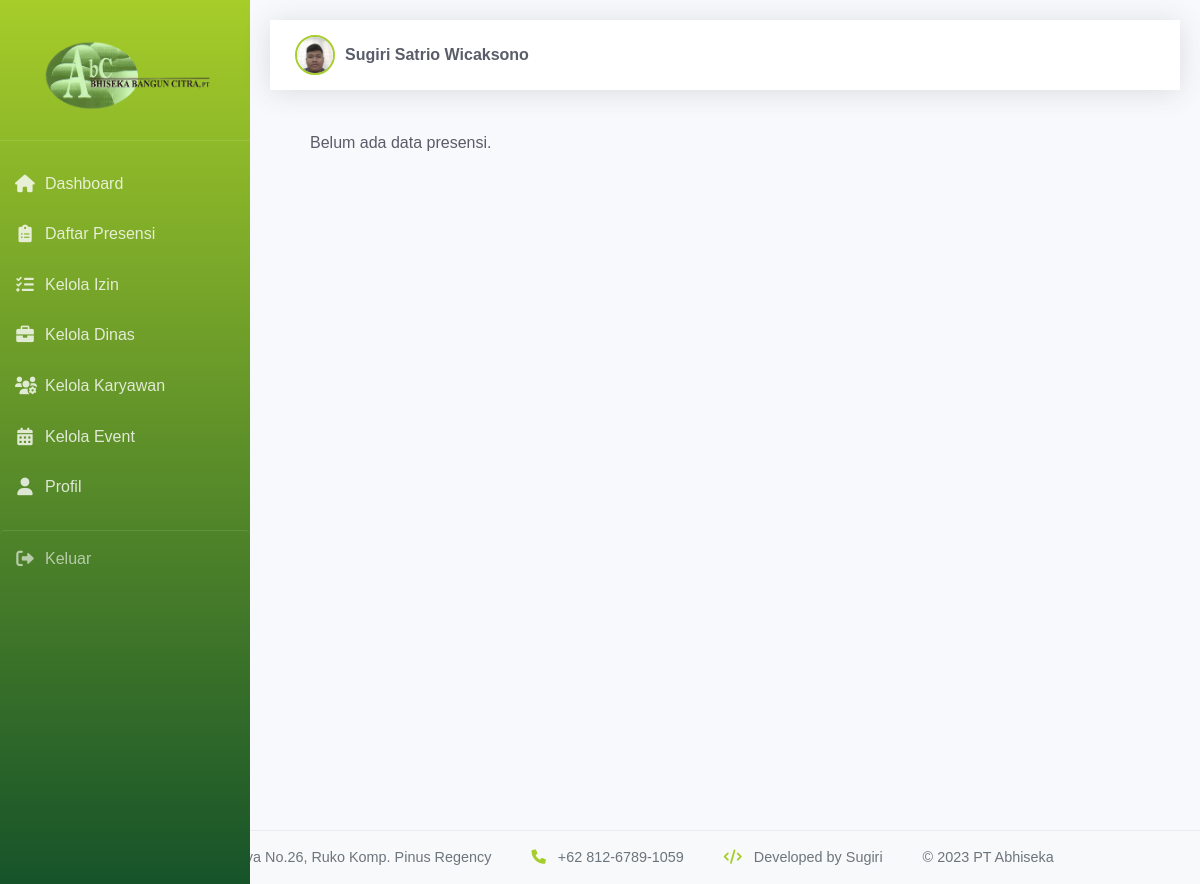
Page /frontend/presensi.php (signed in) on the committed database.
### tables this page shows
CREATE TABLE `pengguna` (
  `id_user` varchar(20) NOT NULL,
  `username` varchar(50) NOT NULL,
  `password` varchar(255) NOT NULL,
  `nama_lengkap` varchar(60) NOT NULL,
  `email` varchar(50) NOT NULL,
  `peran` enum('superadmin','admin','karyawan') NOT NULL DEFAULT 'karyawan',
  `uid` varchar(255) DEFAULT NULL,
  `foto_path` varchar(255) DEFAULT NULL,
  `data_wajah` text DEFAULT NULL COMMENT 'Data wajah untuk face recognition',
  `dibuat_pada` timestamp NOT NULL DEFAULT current_timestamp(),
  `diperbarui_pada` timestamp NOT NULL DEFAULT current_timestamp() ON UPDATE current_timestamp(),
  `status` enum('aktif','nonaktif') DEFAULT 'aktif',
  `verif` int(4) NOT NULL
);

### frontend/presensi.php (the view, shortened to what this page needs)
<?php
require 'config.php';
$peran = $_SESSION['peran'];
$id_user = $_SESSION['id_user'];
$stmt = $pdo->prepare("SELECT * FROM pengguna WHERE id_user = ?");
$stmt->execute([$id_user]);
$user = $stmt->fetch(PDO::FETCH_ASSOC);
$foto_path = !empty($user['foto_path']) ? $user['foto_path'] : '../images/default-profile.jpg';
$current_month = date('m');
$current_year = date('Y');
$stmt = $pdo->prepare("SELECT * FROM presensi
                      WHERE id_user = ?
                      AND MONTH(tanggal_presensi) = ?
                      AND YEAR(tanggal_presensi) = ?
                      ORDER BY tanggal_presensi DESC");
$stmt->execute([$id_user, $current_month, $current_year]);
$presensi = $stmt->fetchAll(PDO::FETCH_ASSOC);
?>
<!DOCTYPE html>
<html lang="id">
<head>
    <link rel="stylesheet" href="https://cdnjs.cloudflare.com/ajax/libs/font-awesome/6.0.0-beta3/css/all.min.css">
    <link rel="stylesheet" href="../css/style.css">
</head>
<body>
    <div class="dashboard-fluid">
        <div class="col-md-3 col-lg-2 sidebar">
            <div class="sidebar-header">
                <img src="../images/Abhiseka.png" alt="Logo Perusahaan" class="heading-image">
            </div>
            <nav class="sidebar-nav">
                <a href="dashboard.php" class="nav-link">
                    <i class="fas fa-home"></i>
                    <span>Dashboard</span>
                </a>
                <?php if ($peran == 'admin' || $peran == 'superadmin'): ?>
                    <a href="daftar_presensi.php" class="nav-link">
                        <i class="fas fa-clipboard-list"></i>
                        <span>Daftar Presensi</span>
                    </a>
                    <a href="kelola_izin.php" class="nav-link">
                        <i class="fas fa-tasks"></i>
                        <span>Kelola Izin</span>
                    </a>
                    <a href="kelola_dinas.php" class="nav-link">
                        <i class="fas fa-briefcase"></i>
                        <span>Kelola Dinas</span>
                    </a>
                <?php endif; ?>
                <?php if ($peran == 'superadmin'): ?>
                    <a href="kelola_karyawan.php" class="nav-link">
                        <i class="fas fa-users-cog"></i>
                        <span>Kelola Karyawan</span>
                    </a>
                    <a href="kelola_event.php" class="nav-link">
                        <i class="fas fa-calendar-alt"></i>
                        <span>Kelola Event</span>
                    </a>
                <?php endif; ?>
                <a href="profil.php" class="nav-link">
                    <i class="fas fa-user"></i>
                    <span>Profil</span>
                </a>
                <a href="logout.php" class="nav-link logout-btn">
                    <i class="fas fa-sign-out-alt"></i>
                    <span>Keluar</span>
                </a>
            </nav>
        </div>
        <div class="main-content">
            <nav class="navbar">
                <div class="navbar-user">
                    <img src="<?= htmlspecialchars($foto_path) ?>" alt="User" class="user-profile">
                    <span><?= htmlspecialchars($user['nama_lengkap']) ?></span>
                </div>
            </nav>
            <div class="content-wrapper">
                    <div class="card-body p-0">
                        <?php if (count($presensi) > 0): ?>
                        <div class="table-responsive">
                            <table class="table table-hover table-striped mb-0 modern-table">
                                <thead>
                                    <tr>
                                        <th>Tanggal</th>
                                        <th>Jam Masuk</th>
                                        <th>Jam Pulang</th>
                                        <th>Status</th>
                                    </tr>
                                </thead>
                                <tbody>
                                    <?php foreach ($presensi as $row): ?>
                                        <tr>
                                            <td data-label="Tanggal"><?= date('d M Y', strtotime($row['tanggal_presensi'])) ?></td>
                                            <td data-label="Jam Masuk">
                                                <?php if (!empty($row['jam_masuk'])): ?>
                                                    <?= date('H:i', strtotime($row['jam_masuk'])) ?>
                                                <?php else: ?>
                                                    <span class="text-muted">-</span>
                                                <?php endif; ?>
                                            </td>
                                            <td data-label="Jam Pulang">
                                                <?php if (!empty($row['jam_pulang'])): ?>
                                                    <?= date('H:i', strtotime($row['jam_pulang'])) ?>
                                                <?php else: ?>
                                                    <span class="text-muted">-</span>
                                                <?php endif; ?>
                                            </td>
                                            <td data-label="status_kehadiran">
<?php
$status = strtolower($row['status_kehadiran']);
switch ($status) {
    case 'hadir':
        $badge_class = 'badge-hadir';
        break;
    case 'izin':
        $badge_class = 'badge-izin';
        break;
    case 'sakit':
        $badge_class = 'badge-sakit';
        break;
    case 'alpa':
        $badge_class = 'badge-alpa';
        break;
    default:
        $badge_class = 'badge-default';
        break;
}
?>
<span class="status-badge <?= $badge_class ?>"><?= ucfirst($row['status_kehadiran']) ?></span>
                                            </td>
                                        </tr>
                                    <?php endforeach; ?>
                                </tbody>
                            </table>
                        </div>
                        <?php else: ?>
                            <p class="text-muted">Belum ada data presensi.</p>
                        <?php endif; ?>
                    </div>
                </div>
            </div>
        </div>
<footer class="flat-footer">
    <div class="footer-content">
        <div class="footer-section">
            <p><i class="fas fa-map-marker-alt"></i> Jl. Pinus Raya No.26, Ruko Komp. Pinus Regency
 </p>
        </div>
        <div class="footer-section">
            <p><i class="fas fa-phone"></i> +62 812-6789-1059</p>
        </div>
        <div class="footer-section">
            <p><i class="fas fa-code"></i> Developed by Sugiri</p>
        </div>
        <div class="footer-section">
            <p>&copy; 2023 PT Abhiseka</p>
        </div>
    </div>
</footer>

### css/style.css (style rules this page uses)
:root { --primary-color: #a6cd29; --primary-dark: #165329; --secondary-color: #f8f9fc; --success-color: #165329; --danger-color: #e74a3b; --warning-color: #f6c23e; --info-color: #a6cd29; --dark-color: #5a5c69; --light-color: #f8f9fc; --border-color: #e3e6f0; }
* { margin: 0; padding: 0; box-sizing: border-box; }
body { font-family: 'Nunito', sans-serif; background-color: var(--secondary-color); color: var(--dark-color); line-height: 1.6; }
a { text-decoration: none; }
.main-content { margin-left: 250px; padding: 20px; transition: all 0.3s; min-height: 100vh; }
.content-wrapper { padding: 20px; }
.sidebar { background: linear-gradient(180deg, var(--primary-color) 0%, var(--primary-dark) 100%); width: 250px; min-height: 100vh; color: white; padding: 20px 0; position: fixed; height: 100%; transition: all 0.3s; }
.sidebar-header { padding: 20px; text-align: center; border-bottom: 1px solid rgba(255, 255, 255, 0.1); }
.sidebar-header img { max-width: 180px; height: auto; margin-bottom: 10px; }
.sidebar-nav { padding: 20px 0; }
.nav-link { display: flex; align-items: center; color: rgba(255, 255, 255, 0.8); margin-bottom: 5px; border-radius: 5px; padding: 10px 15px; transition: all 0.3s; }
.nav-link i { margin-right: 10px; width: 20px; text-align: center; font-size: 1.1rem; }
.logout-btn { color: rgba(255, 255, 255, 0.6) !important; margin-top: 20px; border-top: 1px solid rgba(255, 255, 255, 0.1); padding-top: 15px; }
.navbar { background: white; padding: 15px 25px; display: flex; justify-content: space-between; align-items: center; box-shadow: 0 0.15rem 1.75rem 0 rgba(58, 59, 69, 0.15); position: sticky; top: 0; z-index: 100; }
.navbar-user { display: flex; align-items: center; position: relative; }
.navbar-user img { width: 40px; height: 40px; border-radius: 50%; object-fit: cover; border: 2px solid var(--primary-color); transition: all 0.3s ease; }
.navbar-user span { margin-left: 10px; font-weight: 600; color: var(--dark-color); }
.card-body { padding: 20px; }
.user-profile { width: 40px; height: 40px; border-radius: 50%; object-fit: cover; }
.heading-image { max-width: 250px; height: auto; display: block; margin-left: auto; margin-right: auto; }
.flat-footer { background-color: #f8f9fa; border-top: 1px solid #e9ecef; padding: 15px 0; margin-top: 30px; }
.footer-content { display: flex; flex-wrap: wrap; justify-content: center; align-items: center; gap: 20px 40px; max-width: 1200px; margin: 0 auto; padding: 0 20px; font-size: 0.9rem; color: #6c757d; }
.footer-section { display: flex; align-items: center; }
.footer-section i { margin-right: 8px; color: var(--primary-color); }

### rows in the picture
pengguna: foto_path (picture), nama_lengkap "Sugiri Satrio Wicaksono"
